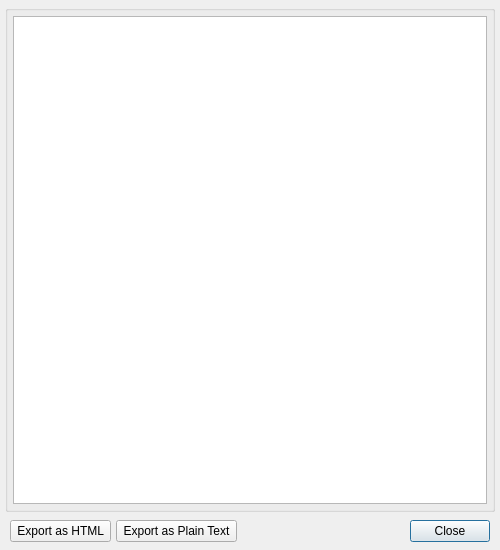
<?xml version="1.0" encoding="UTF-8"?>
<ui version="4.0">
 <class>ReportWindow</class>
 <widget class="QDialog" name="ReportWindow">
  <property name="geometry">
   <rect>
    <x>0</x>
    <y>0</y>
    <width>500</width>
    <height>550</height>
   </rect>
  </property>
  <property name="windowTitle">
   <string>ReportWindow</string>
  </property>
  <layout class="QVBoxLayout">
   <property name="spacing">
    <number>5</number>
   </property>
   <property name="leftMargin">
    <number>5</number>
   </property>
   <property name="topMargin">
    <number>5</number>
   </property>
   <property name="rightMargin">
    <number>5</number>
   </property>
   <property name="bottomMargin">
    <number>5</number>
   </property>
   <item>
    <widget class="QGroupBox" name="ReportGroup">
     <property name="title">
      <string/>
     </property>
     <layout class="QVBoxLayout">
      <property name="spacing">
       <number>5</number>
      </property>
      <property name="leftMargin">
       <number>5</number>
      </property>
      <property name="topMargin">
       <number>5</number>
      </property>
      <property name="rightMargin">
       <number>5</number>
      </property>
      <property name="bottomMargin">
       <number>5</number>
      </property>
      <item>
       <widget class="QTextBrowser" name="ReportTextBrowser"/>
      </item>
     </layout>
    </widget>
   </item>
   <item>
    <layout class="QHBoxLayout">
     <property name="spacing">
      <number>5</number>
     </property>
     <property name="leftMargin">
      <number>5</number>
     </property>
     <property name="topMargin">
      <number>3</number>
     </property>
     <property name="rightMargin">
      <number>5</number>
     </property>
     <property name="bottomMargin">
      <number>3</number>
     </property>
     <item>
      <widget class="QPushButton" name="ExportHTMLButton">
       <property name="text">
        <string> Export as HTML </string>
       </property>
       <property name="autoDefault">
        <bool>false</bool>
       </property>
      </widget>
     </item>
     <item>
      <widget class="QPushButton" name="ExportPlainTextButton">
       <property name="text">
        <string> Export as Plain Text </string>
       </property>
       <property name="autoDefault">
        <bool>false</bool>
       </property>
      </widget>
     </item>
     <item>
      <spacer>
       <property name="orientation">
        <enum>Qt::Horizontal</enum>
       </property>
       <property name="sizeHint" stdset="0">
        <size>
         <width>40</width>
         <height>20</height>
        </size>
       </property>
      </spacer>
     </item>
     <item>
      <widget class="QPushButton" name="CloseButton">
       <property name="text">
        <string>Close</string>
       </property>
       <property name="autoDefault">
        <bool>false</bool>
       </property>
       <property name="default">
        <bool>true</bool>
       </property>
      </widget>
     </item>
    </layout>
   </item>
  </layout>
 </widget>
 <resources/>
 <connections/>
</ui>
